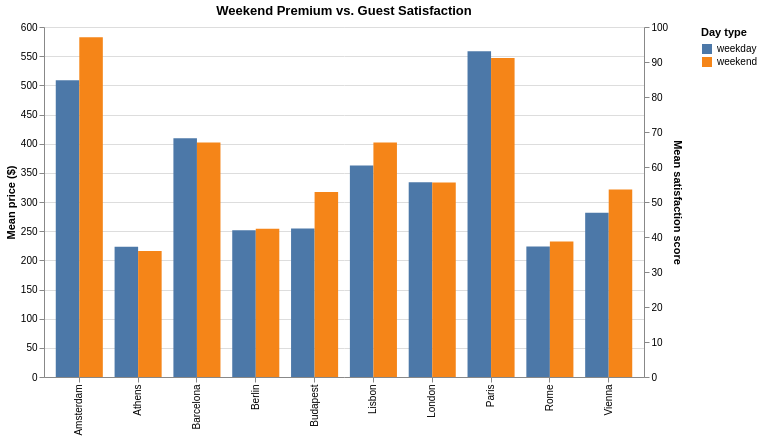

This figure's notebook cell:
### Markdown cell above
Visualization 5

### Code cell
import altair as alt
agg = df.groupby(["city", "day_type"]).agg(
    mean_price=("price_total", "mean"),
    mean_sat=("guest_satisfaction_score", "mean")
).reset_index()

toggle = alt.param(
    name="view",
    value="price_view",
    bind=alt.binding_radio(
        options=["price_view", "satisfaction_view"],
        labels=["Price ($)", "Satisfaction score"],
        name="View: "
    )
)

color = alt.Color("day_type:N", legend=alt.Legend(title="Day type"))

def bar(y_field, y_title, condition_value, zero=True):
    return (
        alt.Chart(agg)
        .mark_bar()
        .encode(
            x=alt.X("city:N", title=None),
            xOffset="day_type:N",
            y=alt.Y(f"{y_field}:Q", title=y_title, scale=alt.Scale(zero=zero)),
            color=color,
            tooltip=["city", "day_type", alt.Tooltip(f"{y_field}:Q", format=".1f")],
            opacity=alt.condition(f"view == '{condition_value}'", alt.value(1), alt.value(0))
        )
    )

chart = (
    alt.layer(
        bar("mean_price", "Mean price ($)", "price_view"),
        bar("mean_sat", "Mean satisfaction score", "satisfaction_view", zero=False),
    )
    .add_params(toggle)
    .properties(width=600, height=350, title="Weekend Premium vs. Guest Satisfaction")
    .resolve_scale(y="independent")
)

chart.show()
chart.save("charts/chart5.html")

### Figure 1 — Vega-Lite specification as saved in the notebook (floating-point values rounded to 4 significant figures)
{"config": {"view": {"continuousWidth": 300, "continuousHeight": 300}}, "layer": [{"mark": {"type": "bar"}, "encoding": {"color": {"field": "day_type", "legend": {"title": "Day type"}, "type": "nominal"}, "opacity": {"condition": {"test": "view == 'price_view'", "value": 1}, "value": 0}, "tooltip": [{"field": "city", "type": "nominal"}, {"field": "day_type", "type": "nominal"}, {"field": "mean_price", "format": ".1f", "type": "quantitative"}], "x": {"field": "city", "title": null, "type": "nominal"}, "xOffset": {"field": "day_type", "type": "nominal"}, "y": {"field": "mean_price", "scale": {"zero": true}, "title": "Mean price ($)", "type": "quantitative"}}}, {"mark": {"type": "bar"}, "encoding": {"color": {"field": "day_type", "legend": {"title": "Day type"}, "type": "nominal"}, "opacity": {"condition": {"test": "view == 'satisfaction_view'", "value": 1}, "value": 0}, "tooltip": [{"field": "city", "type": "nominal"}, {"field": "day_type", "type": "nominal"}, {"field": "mean_sat", "format": ".1f", "type": "quantitative"}], "x": {"field": "city", "title": null, "type": "nominal"}, "xOffset": {"field": "day_type", "type": "nominal"}, "y": {"field": "mean_sat", "scale": {"zero": false}, "title": "Mean satisfaction score", "type": "quantitative"}}}], "data": {"name": "data-c969af05b849dae81c2ae29c5db2bd69"}, "height": 350, "params": [{"name": "view", "bind": {"input": "radio", "options": ["price_view", "satisfaction_view"], "labels": ["Price ($)", "Satisfaction score"], "name": "View: "}, "value": "price_view"}], "resolve": {"scale": {"y": "independent"}}, "title": "Weekend Premium vs. Guest Satisfaction", "width": 600, "$schema": "https://vega.github.io/schema/vega-lite/v6.1.0.json", "datasets": {"data-c969af05b849dae81c2ae29c5db2bd69": [{"city": "Amsterdam", "day_type": "weekday", "mean_price": 508.7, "mean_sat": 94.13}, {"city": "Amsterdam", "day_type": "weekend", "mean_price": 582.4, "mean_sat": 95.25}, {"city": "Athens", "day_type": "weekday", "mean_price": 223.1, "mean_sat": 95.21}, {"city": "Athens", "day_type": "weekend", "mean_price": 215.9, "mean_sat": 95.52}, {"city": "Barcelona", "day_type": "weekday", "mean_price": 409.4, "mean_sat": 90.67}, {"city": "Barcelona", "day_type": "weekend", "mean_price": 401.9, "mean_sat": 91.03}, {"city": "Berlin", "day_type": "weekday", "mean_price": 251.6, "mean_sat": 95.01}, {"city": "Berlin", "day_type": "weekend", "mean_price": 253.9, "mean_sat": 94.97}, {"city": "Budapest", "day_type": "weekday", "mean_price": 254.5, "mean_sat": 94.23}, {"city": "Budapest", "day_type": "weekend", "mean_price": 317.0, "mean_sat": 95.03}, {"city": "Lisbon", "day_type": "weekday", "mean_price": 362.5, "mean_sat": 90.94}, {"city": "Lisbon", "day_type": "weekend", "mean_price": 402.1, "mean_sat": 92.14}, {"city": "London", "day_type": "weekday", "mean_price": 334.0, "mean_sat": 91.23}, {"city": "London", "day_type": "weekend", "mean_price": 333.5, "mean_sat": 90.54}, {"city": "Paris", "day_type": "weekday", "mean_price": 558.5, "mean_sat": 92.02}, {"city": "Paris", "day_type": "weekend", "mean_price": 547.0, "mean_sat": 91.38}, {"city": "Rome", "day_type": "weekday", "mean_price": 223.6, "mean_sat": 92.74}, {"city": "Rome", "day_type": "weekend", "mean_price": 232.1, "mean_sat": 92.26}, {"city": "Vienna", "day_type": "weekday", "mean_price": 281.5, "mean_sat": 94.53}, {"city": "Vienna", "day_type": "weekend", "mean_price": 321.5, "mean_sat": 94.27}]}}
